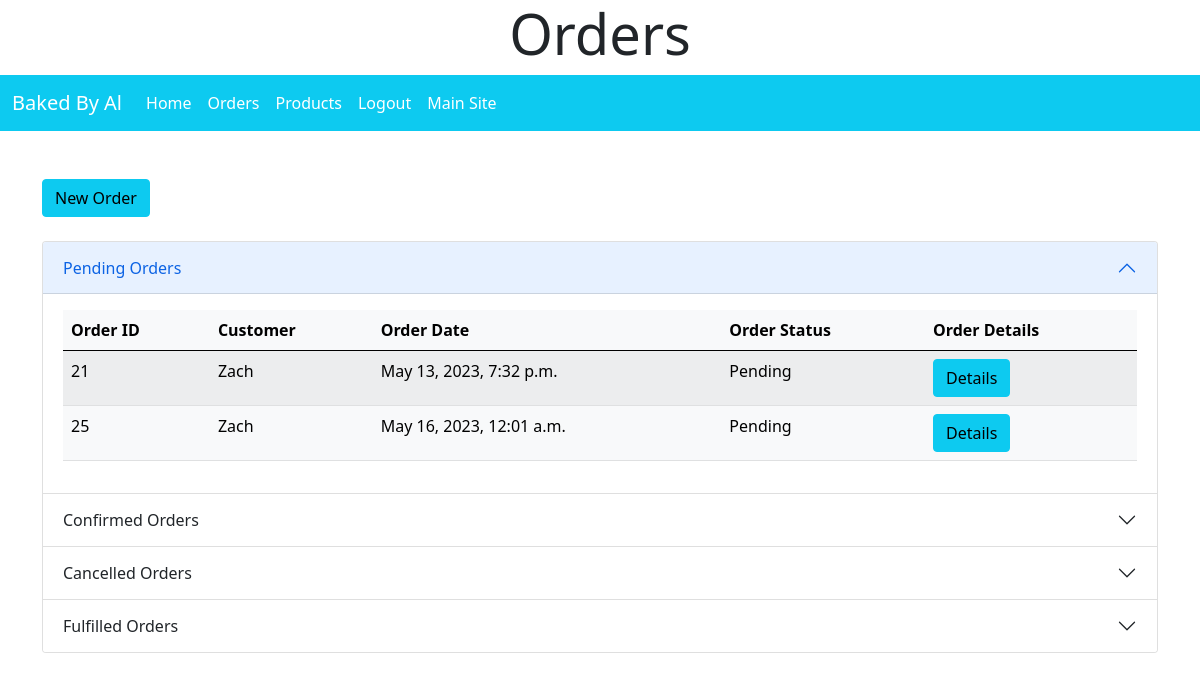
Page /administration/orders/ (signed in) on the committed database.
### BakedByAl/models.py (models this page shows, shortened)
class Order(models.Model):
    name = models.CharField(max_length=100)
    email = models.EmailField()
    phone = models.CharField(max_length=15)
    date = models.DateTimeField(auto_now_add=True)
    ORDER_STATUS_CHOICES = [
        ('P', 'Pending'),
        ('C', 'Confirmed'),
        ('F', 'Fulfilled'),
        ('X', 'Cancelled')
    ]
    order_status = models.CharField(max_length=1, choices=ORDER_STATUS_CHOICES, default='P')

### administration/views.py (the view)
# urls.py: path('orders/', views.orders, name='orders'),
@login_required
def orders(request):
    pending_orders = Order.objects.filter(order_status='P').order_by('date')
    confirmed_orders = Order.objects.filter(order_status='C').order_by('date')
    cancelled_orders = Order.objects.filter(order_status='X').order_by('date')
    fulfilled_orders = Order.objects.filter(order_status='F').order_by('date')
    context = {
        'pending_orders': pending_orders,
        'confirmed_orders': confirmed_orders,
        'cancelled_orders': cancelled_orders,
        'fulfilled_orders': fulfilled_orders
    }
    return render(request, 'administration/orders.html', context)

### administration/templates/administration/orders.html (shortened to what this page needs)
{% extends 'administration/base.html' %}
{% block header %}
    <h1 class="display-4">Orders</h1>
{% endblock %}
{% block content %}
    <main class="container mt-5">
        <a href="{% url 'administration:order_create' %}" class="btn btn-info mb-4">New Order</a>
        <div class="accordion" id="accordionExample">
            <div class="accordion-item">
                <h2 class="accordion-header" id="headingOne">
                    <button class="accordion-button" type="button" data-bs-toggle="collapse"
                            data-bs-target="#collapseOne" aria-expanded="true" aria-controls="collapseOne">
                        Pending Orders
                    </button>
                </h2>
                <div id="collapseOne" class="accordion-collapse collapse show" aria-labelledby="headingOne"
                     data-bs-parent="#accordionExample">
                    <div class="accordion-body">
                        <table class="table table-light table-striped table-hover">
                            <thead>
                            <tr>
                                <th>Order ID</th>
                                <th>Customer</th>
                                <th>Order Date</th>
                                <th>Order Status</th>
                                <th>Order Details</th>
                            </tr>
                            </thead>
                            <tbody>
                            {% for order in pending_orders %}
                                <tr>
                                    <td>{{ order.id }}</td>
                                    <td>{{ order.name }}</td>
                                    <td>{{ order.date }}</td>
                                    <td>
                                        {% if order.order_status == 'P' %}
                                            Pending
                                        {% elif order.order_status == 'C' %}
                                            Confirmed
                                        {% elif order.order_status == 'F' %}
                                            Fulfilled
                                        {% elif order.order_status == 'X' %}
                                            Cancelled
                                        {% endif %}
                                    </td>
                                    <td><a href="{% url 'administration:order_detail' order.id %}" class="btn btn-info">Details</a>
                                    </td>
                                </tr>
                            {% endfor %}
                            </tbody>
                        </table>
                    </div>
                </div>
            </div>
            <div class="accordion-item">
                <h2 class="accordion-header" id="headingTwo">
                    <button class="accordion-button collapsed" type="button" data-bs-toggle="collapse"
                            data-bs-target="#collapseTwo" aria-expanded="false" aria-controls="collapseTwo">
                        Confirmed Orders
                    </button>
                </h2>
            </div>
            <div class="accordion-item">
                <h2 class="accordion-header" id="headingThree">
                    <button class="accordion-button collapsed" type="button" data-bs-toggle="collapse"
                            data-bs-target="#collapseThree" aria-expanded="false" aria-controls="collapseThree">
                        Cancelled Orders
                    </button>
                </h2>
            </div>
            <div class="accordion-item">
                <h2 class="accordion-header" id="headingFour">
                    <button class="accordion-button collapsed" type="button" data-bs-toggle="collapse"
                            data-bs-target="#collapseFour" aria-expanded="false" aria-controls="collapseFour">
                        Fulfilled Orders
                    </button>
                </h2>
            </div>
        </div>
    </main>
{% endblock %}

### rows in the picture
Order: id "21", name "Zach", date "May 13, 2023, 7:32 p.m.", order_status "Pending"
Order: id "25", name "Zach", date "May 16, 2023, 12:01 a.m.", order_status "Pending"
